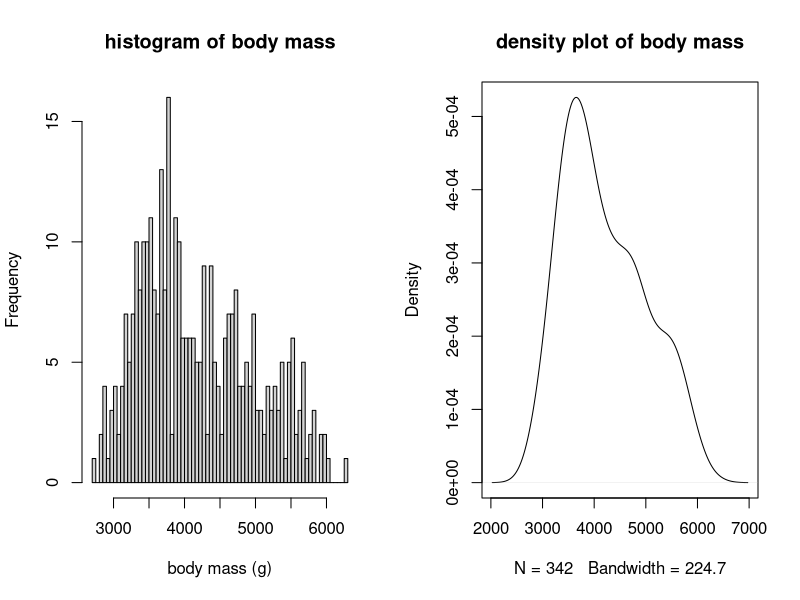
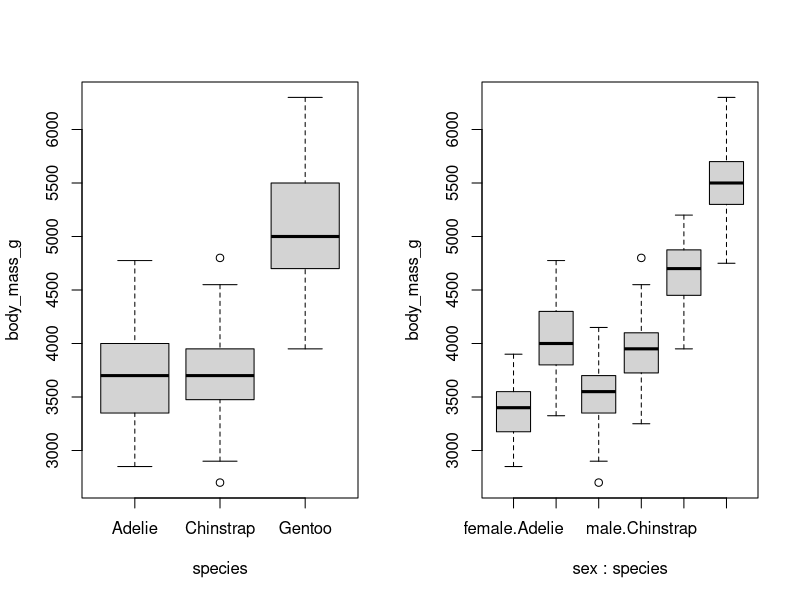

The R script that drew these images, in order:
# Model Concepts II
  # https://michaelfrancenelson.github.io/eco_602_634_2020/assignments/eco_602/individual/week_10_using_models_2.html

# Review 1- and 2-sample t-tests
# Perform a 1-way Analysis of Variance (ANOVA)
# Perform a simple- and multiple- linear regressions
# Interpret model coefficient tables
# Interpret ANOVA tables

rm(list = ls())

# ---- one_sample_ttest ----

# T-tests are univariate tests that we can use to determine whether we have good evidence that:
  # One sample: The mean of one sample is different from a fixed value.

# One Tailed T-Tests use 'Alternative' script to choose which side to impose alpha 
  # alternative = "greater" : makes the t.test one sided if we think the observed data will be greater than the null hypothesis
  # alternative = "less" : makes the t.test one sided if we think the observed data will be less than the null hypothesis 

# alternative hypothesis: Gentoo penguin flippers are smaller than 218 mm
require(palmerpenguins)
t.test(
  x = subset(penguins, species == "Gentoo")$flipper_length_mm,
  mu = 218,  # sets a mean value to compare to, that isn't default = 0
  alternative = "less" 
)

# ---- two_sample_ttest ----

# Two sample: The means of two samples are different from each other.

t.test(flipper_length_mm ~ species, data = subset(penguins, species != "Chinstrap"))

# how could I modify the code to test the alternative hypothesis that Adelie penguins have shorter than Gentoo penguins?

t.test(flipper_length_mm ~ species, 
       data = subset(penguins, species != "Chinstrap"),
       alternative = "less")

# ---- 1_ANOVA_Graphical ----

# 1) Perform graphical and numerical data exploration

  # Graphical
    # We can explore normality using histograms and density plots:
par(mfrow = c(1, 2))
hist(penguins$body_mass_g, breaks = 80, main = "histogram of body mass", xlab = "body mass (g)")
plot(density(penguins$body_mass_g, na.rm = TRUE), main = "density plot of body mass")
      # Looks right skewed!

    # Conditional boxplots are great for categorical variables:
boxplot(body_mass_g ~ species, data = penguins) 
      # Gentoo have a higher average weight than adelie and chinstrap, who are quite close

  # Numerical
    # Testing for Normality for t-test assumptions
      # To test whether within-group data are normally-distributed, we need to do some data massaging:
        # 1) Extract the measurements for each species
dat_chinstrap = subset(penguins, species == "Chinstrap")
dat_adelie = subset(penguins, species == "Adelie")
dat_gentoo = subset(penguins, species == "Gentoo")

        # 2)  Calculate the mean body mass for each species
mean(dat_chinstrap$body_mass_g, na.rm = TRUE)
  # 3733.088
mean(dat_adelie$body_mass_g, na.rm = TRUE)
  # 3700.662
mean(dat_gentoo$body_mass_g, na.rm = TRUE)
  # 5076.016

        # 3) Conduct Shapiro tests on each species’ body mass
          # Shapiro test null hypothesis: “The data are drawn from a normally-distributed population.”
shapiro.test(dat_chinstrap$body_mass_g)
  # p-value = 0.5605
shapiro.test(dat_adelie$body_mass_g)
  # p-value = 0.0324
shapiro.test(dat_gentoo$body_mass_g)
  # p-value = 0.2336

# ---- 2_ANOVA_lm() ----

# 2) Fit a linear model using lm()
  
fit_species = lm(body_mass_g ~ species, data = penguins)

# ---- 3_ANOVA_summary() ----

# 3) Examine the model coefficient table using summary()

summary(fit_species)

# Model Coefficient Table: Shows coefficients for each x
  # Interpretation for linear model coefficients for a categorical variable:
    # The base case is the intercept 
    # The ‘slope’ coefficients are the adjustments you need to make to the base case to arrive at the means for the other levels of the factor.
  # Interpretation of p-values
    # The p-value in each row of the table is a significance test for whether the coefficient in that row is different from zero.
    # These p-values DO NOT tell us whether any of the coefficients are significantly different from each other!

# ---- 4_ANOVA_anova() ----

# 4) Conduct the Analysis of Variance using anova()

anova(fit_species)

# ANOVA Tables: output combines all the species into a single row
  # Low p-value ≈ adding the predictor creates a significantly better model than leaving it out
  # DOF
  # Sum Sq & Mean Sq tell us how much variability the predictor variable is able to explain  
    # Sum of Squares:tell us about how much of the total data variability is explained by each of the predictor variables.
      # The residuals sum of squares contains information about the variation that our model couldn’t explain.
      # Total Sum of Squares = ∑ numbers in the Sum sq. column
    # Mean Squares: allows us to compare the relative amount of information that each factor explains (when you have more than one predictor variable)
      # Mean Sq = Sum Sq adjusted by the degrees of freedom associated with each predictor variable
  # F-statistics is a measure of how much a adding a variable to the model improves the model fit
    # Null hypothesis: “Adding predictor x to the model does not improve the model fit.”

# ---- two_way_ANOVA ----

# Conditional Boxplot Example
boxplot(body_mass_g ~ sex + species, # predictor + predictor : this makes it a two-way!
        data = penguins)

fit_both = lm(formula = body_mass_g ~ sex + species, data = penguins)
summary(fit_both)

dat_chinstrap = subset(penguins, species == "Chinstrap")
female_chinstrap = subset(dat_chinstrap, sex == "female")
mean(female_chinstrap$body_mass_g, na.rm = TRUE)


     







